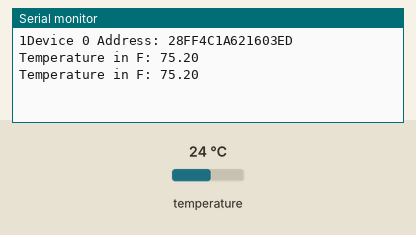
Bench run of a sketch on a simulated Arduino Uno, built with avr-gcc and run on an emulated ATmega328P. Parts: the last lines printed to the serial monitor. Inputs (shaded band) come from the test bench; at power-on: temperature 24 °C.

Above: at 2.2 s.
2.3 s: temperature set to 12 °C
At 3.6 s:
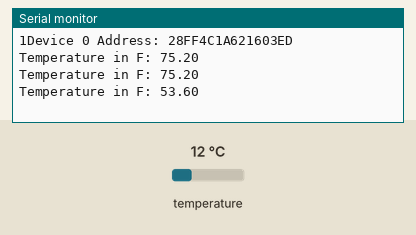
4.0 s: temperature set to 19 °C
At 5.9 s:
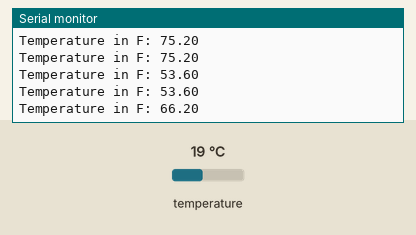
Timing chart, 0 to 7.4 s (numbered marks = the images above; inputs shaded):
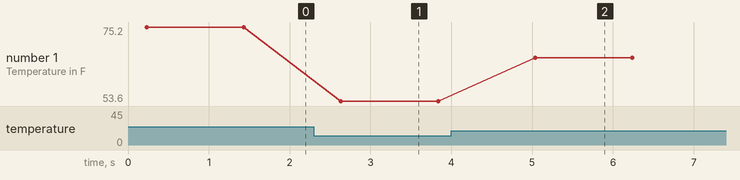

Measured:
- after the input at 2.3 s, the serial monitor: prints a new line after 0.34 s (image 1)
- after the input at 4.0 s, the serial monitor: prints a new line after 1.0 s (image 2)
- plotted number 1: 75.2 → 53.6 after the input at 2.3 s, 53.6 → 66.2 after the input at 4.0 s

The sketch:

soil_temp_test.ino
```cpp
/*
 * Author:  Daniel Mallia
 * Date:    4/1/2020
 * Purpose: This script is used for testing the Gikfun waterproof
 *          DS18B20 temperature probe sensor. A saint of a
 *          reviewer on Amazon described the proper wiring and
 *          referred to the required libaries; a commenter on the
 *          review suggested the hackatronics tutorial. (See the
 *          below links.)
 *
 *          Please note that in the course of looking up the
 *          needed OneWire and DallasTemperature libraries, I
 *          found that Adafruit had expanded on the original
 *          libraries, and so I opted to use their versions
 *          instead. Thus the below uses the following Adafruit
 *          libraries:
 *
 *          Adafruit MAX31850 DallasTemp Version 1.0.1
 *          Adafruit MAX31850 OneWire Version 1.0.2
 *
 *          Both were installed via the Arduino IDE library
 *          manager.
 *
 *          Two sensor notes:
 *          1. This particular DS18B20 sensor does not use
 *             "parasitic power" as it has a dedicated VCC
 *             (Voltage Common Collector) line. This
 *             behavior can be checked via the
 *             DallasTemperature isParasitePowerMode()
 *             method.
 *          2. Multiple DS18B20 sensors can be connected to
 *             the same data pin: hence the need to find the
 *             individual device addresses.
 *
 * Refer to:
 * https://www.amazon.com/gp/customer-reviews/R3MCZMSAU1CUER/ref=cm_cr_dp_d_rvw_ttl?ie=UTF8&ASIN=B012C597T0
 * https://www.hacktronics.com/Tutorials/arduino-1-wire-tutorial.html
 * https://github.com/adafruit/MAX31850_DallasTemp/blob/master/examples/Single/Single.pde
 * https://github.com/adafruit/MAX31850_DallasTemp/blob/master/DallasTemperature.h
 *
 */

#include <OneWire.h>
#include <DallasTemperature.h>

// Define data pin, create necessary objects, and create a
// DeviceAddress - an uint_8 array of length 8. An address
// (or ID) of such a device is 64 bits - 8 2-bit hexademical
// values (hence the uint_8, with values 0-255, array of
// length 8.)
const int sensorsPin = 7;
OneWire oneWire(sensorsPin);
DallasTemperature sensors(&oneWire);
DeviceAddress arr;

void setup() {
  Serial.begin(9600);
  sensors.begin();

  // Check device count - should print 1 for a single sensor
  // DEC - specifies decimal output for Serial.print()
  Serial.print(sensors.getDeviceCount(), DEC);

  // if(sensors.isParasitePowerMode()) Serial.println("ON");

  // Fetch and print address for the sensor
  if(!sensors.getAddress(arr, 0)) Serial.println("Unable to find address for Device 0");
  Serial.print("Device 0 Address: ");
  printAddress(arr);
  Serial.println();

  // Set sensor resolution to 10 bits
  sensors.setResolution(arr, 10);

}

void loop() {
  // Fetch and print temperature
  sensors.requestTemperaturesByAddress(arr);
  float temperature = sensors.getTempF(arr);

  Serial.print("Temperature in F: ");
  Serial.println(temperature);

  delay(1000);
}

// Basic function for printing the address, borrowed from
// the Adafruit sample sketch.
void printAddress(DeviceAddress addr) {
  for(uint8_t i = 0; i < 8; i++) {
    // Pad for single digit hex
    if(addr[i] < 16) Serial.print("0");
    Serial.print(addr[i], HEX);
  }
}
```
